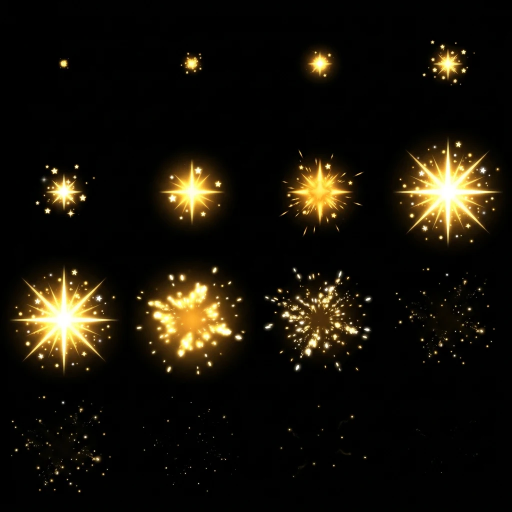
#> input picture tools/sparkle_extract/source.png, 1024 x 1024 px (shown at 1/2 size)
$ python extract.py --source ../sparkle_extract/source.png --out out.png
#> lines starting #> are read from the running program, lines starting #| are printed output that depends on the picture; after the words box and inside, x2 and y2 are one past the last pixel; in counts of white or black regions, pixels touching at a corner belong together
import argparse
from pathlib import Path

import numpy as np
from PIL import Image

DARK_BACKGROUND = np.array([16, 16, 20], dtype=np.uint8)
CHECKER_SIZE = 16


def loadRgb(path):
    with Image.open(path) as image:
        return np.asarray(image.convert("RGB"), dtype=np.float32) / 255.0


def estimateBackground(rgb, band):
    border = np.concatenate(
        [
            rgb[:band].reshape(-1, 3),
            rgb[-band:].reshape(-1, 3),
            rgb[:, :band].reshape(-1, 3),
            rgb[:, -band:].reshape(-1, 3),
        ]
    )
    return np.median(border, axis=0)


def colorDistance(rgb, background):
    return np.sqrt(((rgb - background) ** 2).sum(axis=2)) / np.sqrt(3.0) * 255.0


def directionalFill(mask, allowed, reverse):
    if reverse:
        mask = mask[:, ::-1]
        allowed = allowed[:, ::-1]
    index = np.arange(mask.shape[1])
    barrier = np.maximum.accumulate(np.where(~allowed, index, -1), axis=1)
    seeded = np.maximum.accumulate(np.where(mask, index, -1), axis=1)
    filled = mask | (allowed & (seeded > barrier))
    if reverse:
        filled = filled[:, ::-1]
    return filled


def flood(seed, allowed):
    mask = seed & allowed
    while True:
        count = int(mask.sum())
        mask = directionalFill(mask, allowed, False)
        mask = directionalFill(mask, allowed, True)
        mask = directionalFill(mask.T, allowed.T, False).T
        mask = directionalFill(mask.T, allowed.T, True).T
        if int(mask.sum()) == count:
            return mask


def borderReachable(allowed):
    seed = np.zeros(allowed.shape, dtype=bool)
    seed[0, :] = seed[-1, :] = seed[:, 0] = seed[:, -1] = True
    return flood(seed, allowed)


def labelRegions(mask):
    labels = np.zeros(mask.shape, dtype=np.int32)
    parent = [0]

    def find(value):
        while parent[value] != value:
            parent[value] = parent[parent[value]]
            value = parent[value]
        return value

    def union(first, second):
        rootFirst, rootSecond = find(first), find(second)
        if rootFirst != rootSecond:
            parent[max(rootFirst, rootSecond)] = min(rootFirst, rootSecond)

    previousRuns = []
    count = 0
    for row in range(mask.shape[0]):
        padded = np.concatenate(([False], mask[row], [False]))
        edges = np.flatnonzero(padded[1:] != padded[:-1])
        runs = []
        cursor = 0
        for start, end in zip(edges[0::2], edges[1::2]):
            count += 1
            parent.append(count)
            while cursor < len(previousRuns) and previousRuns[cursor][1] <= start:
                cursor += 1
            probe = cursor
            while probe < len(previousRuns) and previousRuns[probe][0] < end:
                union(count, previousRuns[probe][2])
                probe += 1
            labels[row, start:end] = count
            runs.append((int(start), int(end), count))
        previousRuns = runs

    if count == 0:
        return labels, 0

    roots = np.array([find(index) for index in range(count + 1)], dtype=np.int32)
    roots[0] = 0
    remap = np.zeros(count + 1, dtype=np.int32)
    uniqueRoots = np.unique(roots[1:])
    for index, root in enumerate(uniqueRoots, start=1):
        remap[root] = index
    return remap[roots[labels]], int(len(uniqueRoots))


def smoothstep(value):
    return value * value * (3.0 - 2.0 * value)


def segment(rgb, background, lowThreshold, highThreshold, gapTolerance):
    dist = colorDistance(rgb, background)
    span = max(highThreshold - lowThreshold, 1e-3)
    alpha = smoothstep(np.clip((dist - lowThreshold) / span, 0.0, 1.0))
    core = dist > highThreshold
    enclosed = ~borderReachable(~core) & ~core
    if enclosed.any():
        labels, count = labelRegions(enclosed)
        means = np.bincount(labels.ravel(), weights=dist.ravel(), minlength=count + 1)
        areas = np.bincount(labels.ravel(), minlength=count + 1)
        backgroundRegions = (means / np.maximum(areas, 1)) < gapTolerance
        backgroundRegions[0] = True
        highlight = (labels > 0) & ~backgroundRegions[labels]
        alpha = np.where(highlight, 1.0, alpha)
    return alpha


def decontaminate(rgb, background, alpha):
    safe = np.maximum(alpha, 1e-3)[..., None]
    color = (rgb - background * (1.0 - alpha[..., None])) / safe
    return np.clip(color, 0.0, 1.0)


def toRgba8(color, alpha):
    rgba = np.empty(color.shape[:2] + (4,), dtype=np.uint8)
    rgba[..., :3] = np.rint(color * 255.0).astype(np.uint8)
    rgba[..., 3] = np.rint(alpha * 255.0).astype(np.uint8)
    return rgba


def bounds(mask):
    rows, columns = np.nonzero(mask)
    return int(columns.min()), int(rows.min()), int(columns.max()), int(rows.max())


def groupCells(labels, count, columns, rows, minArea):
    height, width = labels.shape
    groups = {}
    dropped = 0
    areas = np.bincount(labels.ravel(), minlength=count + 1)
    centersY = np.bincount(labels.ravel(), weights=np.repeat(np.arange(height), width), minlength=count + 1)
    centersX = np.bincount(labels.ravel(), weights=np.tile(np.arange(width), height), minlength=count + 1)
    for label in range(1, count + 1):
        if areas[label] < minArea:
            dropped += 1
            continue
        column = min(int(centersX[label] / areas[label] / (width / columns)), columns - 1)
        row = min(int(centersY[label] / areas[label] / (height / rows)), rows - 1)
        key = row * columns + column
        groups.setdefault(key, []).append(label)
    masks = {}
    for key, members in groups.items():
        masks[key] = np.isin(labels, members)
    return masks, dropped


def shiftMask(array, axis, offset):
    output = np.zeros_like(array)
    if axis == 0:
        if offset > 0:
            output[offset:, :] = array[:-offset, :]
        else:
            output[:offset, :] = array[-offset:, :]
    else:
        if offset > 0:
            output[:, offset:] = array[:, :-offset]
        else:
            output[:, :offset] = array[:, -offset:]
    return output


def assignOwners(groups, candidate, radius):
    owner = np.zeros(candidate.shape, dtype=np.int32)
    for key, mask in groups.items():
        owner[mask] = key + 1
    for _ in range(radius):
        previous = owner.copy()
        for axis, offset in ((0, 1), (0, -1), (1, 1), (1, -1)):
            neighbour = shiftMask(owner, axis, offset)
            take = (owner == 0) & candidate & (neighbour > 0)
            owner[take] = neighbour[take]
        if np.array_equal(owner, previous):
            break
    return owner


def placeOnCanvas(color, alpha, region, canvas, padding):
    x0, y0, x1, y1 = bounds(region)
    cropAlpha = np.where(region[y0:y1 + 1, x0:x1 + 1], alpha[y0:y1 + 1, x0:x1 + 1], 0.0)
    cropColor = color[y0:y1 + 1, x0:x1 + 1]
    limit = canvas - 2 * padding
    scale = min(1.0, limit / max(cropAlpha.shape))
    if scale < 1.0:
        size = (
            max(1, int(round(cropAlpha.shape[1] * scale))),
            max(1, int(round(cropAlpha.shape[0] * scale))),
        )
        cropAlpha = np.asarray(
            Image.fromarray(cropAlpha.astype(np.float32), mode="F").resize(size, Image.LANCZOS)
        )
        cropColor = np.stack(
            [
                np.asarray(
                    Image.fromarray(cropColor[..., channel].astype(np.float32), mode="F").resize(
                        size, Image.LANCZOS
                    )
                )
                for channel in range(3)
            ],
            axis=2,
        )
        cropAlpha = np.clip(cropAlpha, 0.0, 1.0)
        cropColor = np.clip(cropColor, 0.0, 1.0)
    canvasColor = np.zeros((canvas, canvas, 3), dtype=np.float32)
    canvasAlpha = np.zeros((canvas, canvas), dtype=np.float32)
    offsetY = (canvas - cropAlpha.shape[0]) // 2
    offsetX = (canvas - cropAlpha.shape[1]) // 2
    canvasAlpha[offsetY:offsetY + cropAlpha.shape[0], offsetX:offsetX + cropAlpha.shape[1]] = cropAlpha
    canvasColor[offsetY:offsetY + cropAlpha.shape[0], offsetX:offsetX + cropAlpha.shape[1]] = cropColor
    return canvasColor, canvasAlpha


def composite(rgba, background):
    alpha = rgba[..., 3:4].astype(np.float32) / 255.0
    color = rgba[..., :3].astype(np.float32)
    output = color * alpha + background.astype(np.float32) * (1.0 - alpha)
    return np.clip(np.rint(output), 0, 255).astype(np.uint8)


def checkerboard(height, width, size, light, dark):
    rows = (np.arange(height) // size)[:, None]
    columns = (np.arange(width) // size)[None, :]
    pattern = ((rows + columns) % 2).astype(bool)
    board = np.empty((height, width, 3), dtype=np.uint8)
    board[pattern] = light
    board[~pattern] = dark
    return board


def main():
    parser = argparse.ArgumentParser()
    parser.add_argument("--source", required=True, type=Path)
    parser.add_argument("--out", required=True, type=Path)
    parser.add_argument("--preview-dir", type=Path)
    parser.add_argument("--names", default="")
    parser.add_argument("--columns", type=int, default=5)
    parser.add_argument("--rows", type=int, default=2)
    parser.add_argument("--low", type=float, default=3.0)
    parser.add_argument("--high", type=float, default=20.0)
    parser.add_argument("--gap-tolerance", type=float, default=6.0)
    parser.add_argument("--min-area", type=int, default=24)
    parser.add_argument("--spread", type=int, default=6)
    parser.add_argument("--canvas", type=int, default=0)
    parser.add_argument("--padding", type=float, default=0.07)
    parser.add_argument("--prefix", default="sprite")
    arguments = parser.parse_args()

    previewDir = arguments.preview_dir or arguments.out
    arguments.out.mkdir(parents=True, exist_ok=True)
    previewDir.mkdir(parents=True, exist_ok=True)

    rgb = loadRgb(arguments.source)
#> in loadRgb, image is the input picture: PIL image 1024x1024 RGB; mean R, G, B 22.7, 18.3, 8.9
    background = estimateBackground(rgb, 3)
#> background = [0.00392, 0.00392, 0.00392]
    alpha = segment(rgb, background, arguments.low, arguments.high, arguments.gap_tolerance)
#> in segment, `core = dist > highThreshold`: core: shape (1024, 1024) bool; 15.1% white; 423 white regions (305 under 20 px), largest, box (x1, y1, x2, y2) and area: (271, 532, 492, 751) 32158, (20, 530, 238, 751) 30598, (786, 274, 1006, 493) 30530
#> in flood, `mask = seed & allowed`: mask: shape (1024, 1024) bool; 0.39% white in thin lines or dots
#> the loop in flood, `while True:` made 5 passes
#> count on passes 1 to 5: 4092, 877993, 890120, 890184, 890186
#> pass 1, in directionalFill (call 2), `mask = mask[:, ::-1]`:
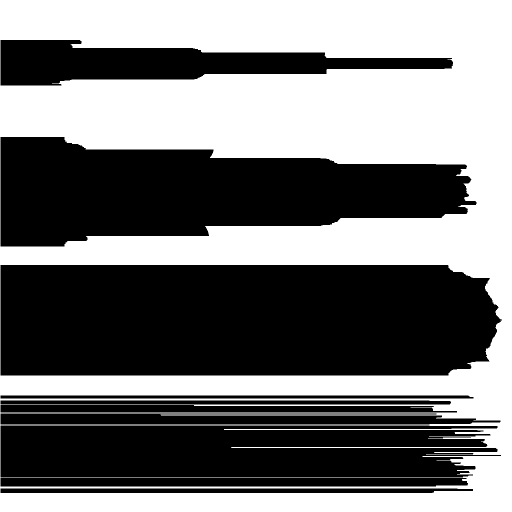
#> mask: shape (1024, 1024) bool (shown at 1/2 size); 46.2% white; 1 white region, box (x1, y1, x2, y2) and area: (0, 0, 1024, 1024) 484609
#> after the loop in flood, `while True:`: mask: shape (1024, 1024) bool; 84.9% white; 423 black regions (305 under 20 px), largest, box (x1, y1, x2, y2) and area: (271, 532, 492, 751) 32162, (20, 530, 238, 751) 30605, (786, 274, 1006, 493) 30531
#> in segment, `enclosed = ~borderReachable(~core) & ~core`: enclosed: shape (1024, 1024) bool; 0% white in thin lines or dots, all inside (x1, y1, x2, y2) = (32, 115, 996, 932)
#> after the loop in labelRegions, `for row in range(mask.shape[0]):`: labels: shape (1024, 1024) int32; 43 distinct labels, from 0 to 42
#> after the loop in labelRegions, `for row in range(mask.shape[0]):`: count = 42; parent = 43 values from 0 to 42
#> in labelRegions, `uniqueRoots = np.unique(roots[1:])`: uniqueRoots = 39 values from 1 to 42
#> the loop in labelRegions, `for index, root in enumerate(uniqueRoots, start=1):` made 39 passes
#> root on passes 1 to 12: 1, 3, 4, 5, 6, 7, 8, 9, 10, 11, 12, 13
#> after the loop in labelRegions, `for index, root in enumerate(uniqueRoots, start=1):`: remap = 43 values, max 39 at index 42, min 0 at index 0, mean 18.14
#> in segment, `labels, count = labelRegions(enclosed)`: labels: shape (1024, 1024) int32; 40 distinct labels, from 0 to 39
#> in segment, `labels, count = labelRegions(enclosed)`: count = 39
#> in segment, `means = np.bincount(labels.ravel(), weights=dist.ravel(), minlength=co..`: means = 40 values, max 18477584.5 at index 0, min 9.49 at index 39, mean 461959.5
#> in segment, `areas = np.bincount(labels.ravel(), minlength=count + 1)`: areas = 40 values, max 1048532 at index 0, min 1 at index 2, mean 26214.4
    color = decontaminate(rgb, background, alpha)

    candidate = alpha > 0.0
#> candidate: shape (1024, 1024) bool; 24.9% white; 306 white regions (207 under 20 px), largest, box (x1, y1, x2, y2) and area: (258, 518, 508, 766) 47456, (3, 516, 252, 760) 46657, (774, 262, 1016, 507) 46361
    labels, count = labelRegions(alpha > 0.5)
#> after the loop in labelRegions (call 2), `for row in range(mask.shape[0]):`:
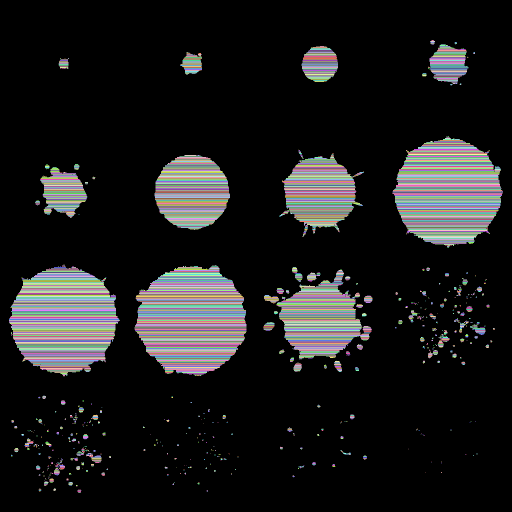
#> labels: shape (1024, 1024) int32 (shown at 1/2 size); 3945 distinct labels, from 0 to 3944; one colour per label, 0 black
#> after the loop in labelRegions (call 2), `for row in range(mask.shape[0]):`: count = 3944; parent = 3945 values, max 3933 at index 3933, min 0 at index 0, mean 1691.8
#> in labelRegions (call 2), `roots = np.array([find(index) for index in range(count + 1)], dtype=np..`: roots = 3945 values, max 3933 at index 3933, min 0 at index 0, mean 1682
#> in labelRegions (call 2), `uniqueRoots = np.unique(roots[1:])`: uniqueRoots = 457 values from 1 to 3933
#> the loop in labelRegions (call 2), `for index, root in enumerate(uniqueRoots, start=1):` made 457 passes
#> root on passes 1 to 3: 1, 6, 14
#> after the loop in labelRegions (call 2), `for index, root in enumerate(uniqueRoots, start=1):`: remap = 3945 values, max 457 at index 3933, min 0 at index 0, mean 26.53
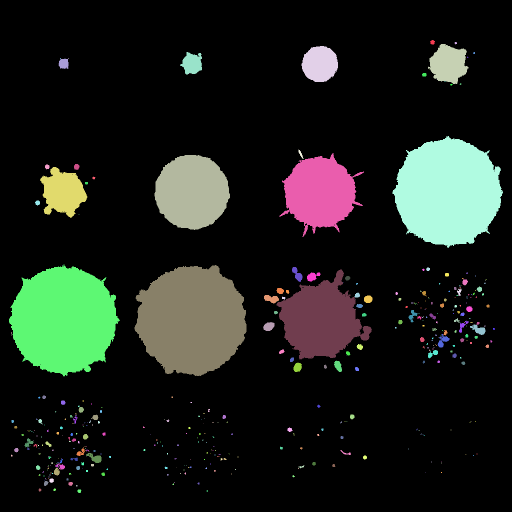
#> labels: shape (1024, 1024) int32 (shown at 1/2 size); 458 distinct labels, from 0 to 457; one colour per label, 0 black
#> count = 457
    groups, dropped = groupCells(labels, count, arguments.columns, arguments.rows, arguments.min_area)
#> in groupCells, `areas = np.bincount(labels.ravel(), minlength=count + 1)`: areas = 458 values, max 858621 at index 0, min 1 at index 11, mean 2289.5
#> in groupCells, `centersY = np.bincount(labels.ravel(), weights=np.repeat(np.arange(hei..`: centersY = 458 values, max 438729146 at index 0, min 138 at index 11, mean 1171062.5
#> in groupCells, `centersX = np.bincount(labels.ravel(), weights=np.tile(np.arange(width..`: centersX = 458 values, max 441595237 at index 0, min 51 at index 196, mean 1171062.5
#> the loop in groupCells, `for label in range(1, count + 1):` made 457 passes
#> (column, row, key) on passes 1, 3, 4: (4, 0, 4), (4, 0, 4), (3, 0, 3)
#> after the loop in groupCells, `for label in range(1, count + 1):`: dropped = 338; groups = 10 items
#> the loop in groupCells, `for key, members in groups.items():` made 10 passes
#> (key, members) on passes 1, 2, 3, 4, 5, 7: (4, [1, 3, 12, 18]), (3, [4, 20]), (1, [5, 22]), (0, [10, 24, 25, 26, 27, 28, 29]), (2, [19]), (6, [36, 277, 428])
#> groups = 10 items; dropped = 338
    owner = assignOwners(groups, candidate, arguments.spread)
#> the loop in assignOwners, `for key, mask in groups.items():` made 10 passes
#> after the loop in assignOwners, `for key, mask in groups.items():`: owner: shape (1024, 1024) int32; 11 distinct labels, from 0 to 10
#> after the loop in assignOwners, `for _ in range(radius):`:
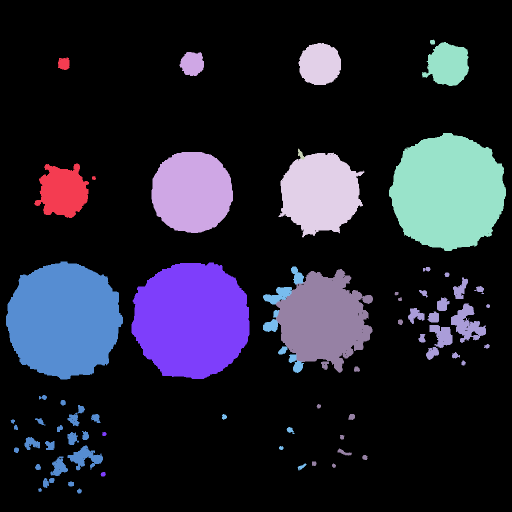
#> owner: shape (1024, 1024) int32 (shown at 1/2 size); 11 distinct labels, from 0 to 10; one colour per label, 0 black
    regions = {key: (owner == key + 1) & candidate for key in groups}
#> regions = 10 items
    print(
        f"background {(background * 255).round(1).tolist()} components {count} "
        f"dropped {dropped} groups {len(groups)}"
    )
#| background [1.0, 1.0, 1.0] components 457 dropped 338 groups 10

    names = [name.strip() for name in arguments.names.split(",") if name.strip()]
    maxExtent = 0
    for key, region in regions.items():
        x0, y0, x1, y1 = bounds(region)
        maxExtent = max(maxExtent, x1 - x0 + 1, y1 - y0 + 1)
#> this loop made 10 passes
#> (key, x0, y0, x1, y1, maxExtent) on passes 1 to 10: (4, 778, 79, 1011, 501, 423), (3, 557, 86, 728, 474, 423), (1, 303, 104, 465, 465, 423), (0, 68, 114, 191, 435, 423), (2, 596, 297, 609, 318, 423), (5, 12, 523, 245, 986, 464), (6, 201, 525, 498, 952, 464), (7, 444, 533, 612, 940, 464), (9, 816, 534, 979, 730, 464), (8, 551, 538, 805, 935, 464)
    padding = max(2, int(round(maxExtent * arguments.padding)))
#> padding = 32
    canvasSize = arguments.canvas or int(np.ceil((maxExtent + 2 * padding) / 8.0) * 8)
#> canvasSize = 528

    placed = {}
    for key, region in regions.items():
        placed[key] = toRgba8(*placeOnCanvas(color, alpha, region, canvasSize, padding))
#> this loop made 10 passes
#> (key, x0 in placeOnCanvas, y0 in placeOnCanvas, x1 in placeOnCanvas, y1 in placeOnCanvas, offsetY in placeOnCanvas, offsetX in placeOnCanvas) on passes 1 to 10: (4, 778, 79, 1011, 501, 52, 147), (3, 557, 86, 728, 474, 69, 178), (1, 303, 104, 465, 465, 83, 182), (0, 68, 114, 191, 435, 103, 202), (2, 596, 297, 609, 318, 253, 257), (5, 12, 523, 245, 986, 32, 147), (6, 201, 525, 498, 952, 50, 115), (7, 444, 533, 612, 940, 60, 179), (9, 816, 534, 979, 730, 165, 182), (8, 551, 538, 805, 935, 65, 136)
#> pass 1, in placeOnCanvas, `cropColor = color[y0:y1 + 1, x0:x1 + 1]`:
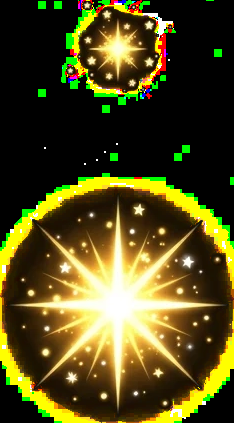
#> cropColor: shape (423, 234, 3) float32; mean of channels 0, 1, 2 0.322, 0.295, 0.104; drawn as R, G, B
#> pass 1, in toRgba8, `rgba = np.empty(color.shape[:2] + (4,), dtype=np.uint8)`:
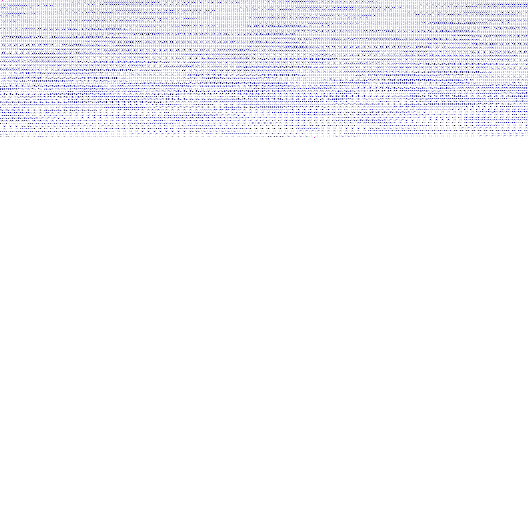
#> rgba: shape (528, 528, 4); mean of channels 0, 1, 2, 3 5.7, 10, 18, 9.9; transparent parts drawn white
#> after the loop, placed = 10 items

    ordered = []
    for key in range(arguments.rows * arguments.columns):
        if key not in placed:
            continue
        name = names[key] if key < len(names) else f"{arguments.prefix}_{key:02d}"
        Image.fromarray(placed[key]).save(arguments.out / f"{name}.png")
        ordered.append((key, placed[key]))
        print(f"{key:2d} {name:16s} {canvasSize}x{canvasSize}")
#> this loop made 10 passes
#|  0 sprite_00        528x528
#|  1 sprite_01        528x528
#|  2 sprite_02        528x528
#|  3 sprite_03        528x528
#|  4 sprite_04        528x528
#|  5 sprite_05        528x528
#|  6 sprite_06        528x528
#|  7 sprite_07        528x528
#> (further printed lines are left out)
#> after the loop, ordered = 10 items

    sheet = np.zeros((canvasSize * arguments.rows, canvasSize * arguments.columns, 4), dtype=np.uint8)
    for key, image in ordered:
        row, column = divmod(key, arguments.columns)
        sheet[
            row * canvasSize:(row + 1) * canvasSize,
            column * canvasSize:(column + 1) * canvasSize,
        ] = image
#> this loop made 10 passes
#> (row, column) on passes 1 to 10: (0, 0), (0, 1), (0, 2), (0, 3), (0, 4), (1, 0), (1, 1), (1, 2), (1, 3), (1, 4)
    Image.fromarray(sheet).save(arguments.out / f"{arguments.prefix}_sheet.png")

    dark = np.full(sheet.shape[:2] + (3,), DARK_BACKGROUND, dtype=np.uint8)
    checker = checkerboard(sheet.shape[0], sheet.shape[1], CHECKER_SIZE, 200, 250)
    Image.fromarray(composite(sheet, checker)).save(previewDir / f"{arguments.prefix}_preview_checker.png")
    Image.fromarray(composite(sheet, dark)).save(previewDir / f"{arguments.prefix}_preview_dark.png")
#> in composite (call 2), `output = color * alpha + background.astype(np.float32) * (1.0 - alpha)`:
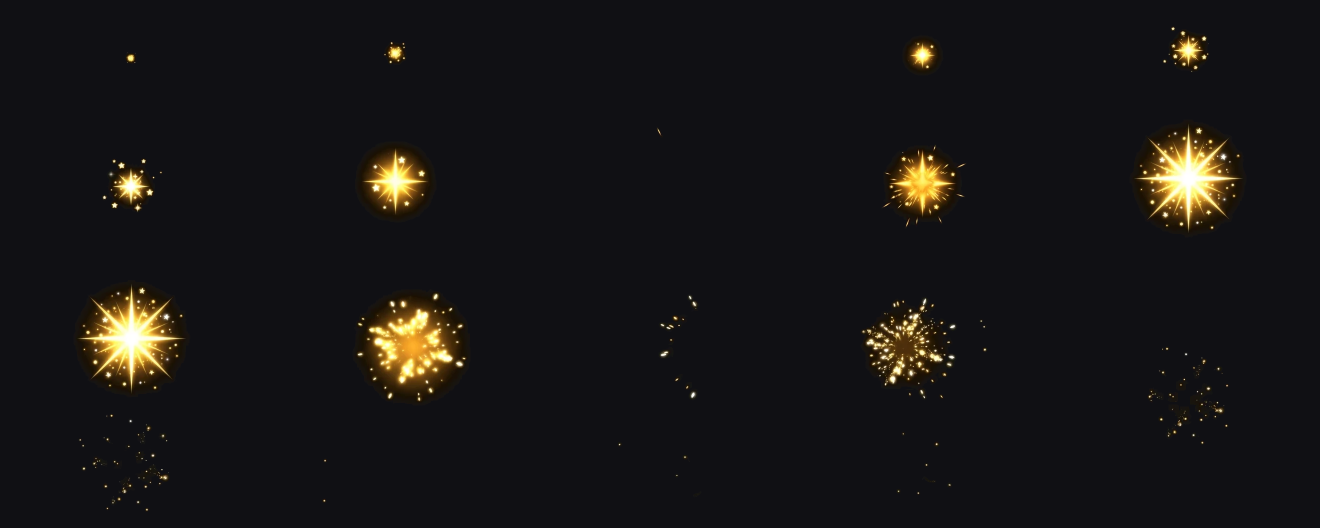
#> output: shape (1056, 2640, 3) float32 (shown at 1/2 size); mean of channels 0, 1, 2 23.1, 21.5, 21.8; drawn as R, G, B
    print(f"canvas {canvasSize} sheet {sheet.shape[1]}x{sheet.shape[0]} out {arguments.out}")
#| canvas 528 sheet 2640x1056 out out.png


if __name__ == "__main__":
    main()
